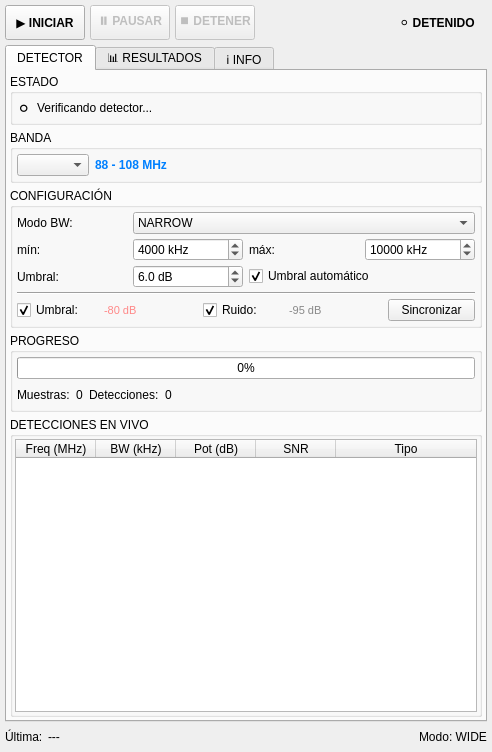
<?xml version="1.0" encoding="UTF-8"?>
<ui version="4.0">
 <class>DockWidget</class>
 <widget class="QDockWidget" name="DockWidget">
  <property name="geometry">
   <rect>
    <x>0</x>
    <y>0</y>
    <width>492</width>
    <height>752</height>
   </rect>
  </property>
  <property name="windowTitle">
   <string>DETECTOR DE SEÑALES</string>
  </property>
  <widget class="QWidget" name="dockWidgetContents">
   <layout class="QVBoxLayout" name="verticalLayout_2">
    <property name="spacing">
     <number>5</number>
    </property>
    <property name="leftMargin">
     <number>5</number>
    </property>
    <property name="topMargin">
     <number>5</number>
    </property>
    <property name="rightMargin">
     <number>5</number>
    </property>
    <property name="bottomMargin">
     <number>5</number>
    </property>
    <item>
     <widget class="QWidget" name="widget_control_panel" native="true">
      <layout class="QHBoxLayout" name="horizontalLayout_control">
       <property name="spacing">
        <number>5</number>
       </property>
       <property name="leftMargin">
        <number>0</number>
       </property>
       <property name="topMargin">
        <number>0</number>
       </property>
       <property name="rightMargin">
        <number>0</number>
       </property>
       <property name="bottomMargin">
        <number>0</number>
       </property>
       <item>
        <widget class="QPushButton" name="pushButton_start">
         <property name="minimumSize">
          <size>
           <width>0</width>
           <height>35</height>
          </size>
         </property>
         <property name="font">
          <font>
           <weight>75</weight>
           <bold>true</bold>
          </font>
         </property>
         <property name="text">
          <string>▶ INICIAR</string>
         </property>
        </widget>
       </item>
       <item>
        <widget class="QPushButton" name="pushButton_pause">
         <property name="enabled">
          <bool>false</bool>
         </property>
         <property name="minimumSize">
          <size>
           <width>0</width>
           <height>35</height>
          </size>
         </property>
         <property name="font">
          <font>
           <weight>75</weight>
           <bold>true</bold>
          </font>
         </property>
         <property name="text">
          <string>⏸ PAUSAR</string>
         </property>
        </widget>
       </item>
       <item>
        <widget class="QPushButton" name="pushButton_stop">
         <property name="enabled">
          <bool>false</bool>
         </property>
         <property name="minimumSize">
          <size>
           <width>0</width>
           <height>35</height>
          </size>
         </property>
         <property name="font">
          <font>
           <weight>75</weight>
           <bold>true</bold>
          </font>
         </property>
         <property name="text">
          <string>⏹ DETENER</string>
         </property>
        </widget>
       </item>
       <item>
        <spacer name="horizontalSpacer_control">
         <property name="orientation">
          <enum>Qt::Horizontal</enum>
         </property>
         <property name="sizeHint" stdset="0">
          <size>
           <width>40</width>
           <height>20</height>
          </size>
         </property>
        </spacer>
       </item>
       <item>
        <widget class="QLabel" name="label_status">
         <property name="minimumSize">
          <size>
           <width>100</width>
           <height>0</height>
          </size>
         </property>
         <property name="font">
          <font>
           <weight>75</weight>
           <bold>true</bold>
          </font>
         </property>
         <property name="text">
          <string>⚪ DETENIDO</string>
         </property>
         <property name="alignment">
          <set>Qt::AlignCenter</set>
         </property>
        </widget>
       </item>
      </layout>
     </widget>
    </item>
    <item>
     <widget class="QTabWidget" name="tabWidget">
      <property name="currentIndex">
       <number>0</number>
      </property>
      <widget class="QWidget" name="tab_scan">
       <attribute name="title">
        <string>DETECTOR</string>
       </attribute>
       <layout class="QVBoxLayout" name="verticalLayout_scan">
        <property name="spacing">
         <number>5</number>
        </property>
        <property name="leftMargin">
         <number>3</number>
        </property>
        <property name="topMargin">
         <number>3</number>
        </property>
        <property name="rightMargin">
         <number>3</number>
        </property>
        <property name="bottomMargin">
         <number>3</number>
        </property>
        <item>
         <widget class="QGroupBox" name="groupBox_status">
          <property name="title">
           <string>ESTADO</string>
          </property>
          <layout class="QHBoxLayout" name="horizontalLayout_status">
           <property name="leftMargin">
            <number>4</number>
           </property>
           <property name="topMargin">
            <number>4</number>
           </property>
           <property name="rightMargin">
            <number>4</number>
           </property>
           <property name="bottomMargin">
            <number>4</number>
           </property>
           <item>
            <widget class="QLabel" name="label_inspector_icon">
             <property name="font">
              <font>
               <pointsize>12</pointsize>
              </font>
             </property>
             <property name="text">
              <string>⚪</string>
             </property>
            </widget>
           </item>
           <item>
            <widget class="QLabel" name="label_inspector_status">
             <property name="text">
              <string>Verificando detector...</string>
             </property>
            </widget>
           </item>
           <item>
            <spacer name="horizontalSpacer_status">
             <property name="orientation">
              <enum>Qt::Horizontal</enum>
             </property>
             <property name="sizeHint" stdset="0">
              <size>
               <width>40</width>
               <height>20</height>
              </size>
             </property>
            </spacer>
           </item>
          </layout>
         </widget>
        </item>
        <item>
         <widget class="QGroupBox" name="groupBox_band">
          <property name="title">
           <string>BANDA</string>
          </property>
          <layout class="QHBoxLayout" name="horizontalLayout_band">
           <property name="leftMargin">
            <number>4</number>
           </property>
           <property name="topMargin">
            <number>4</number>
           </property>
           <property name="rightMargin">
            <number>4</number>
           </property>
           <property name="bottomMargin">
            <number>4</number>
           </property>
           <item>
            <widget class="QComboBox" name="comboBox_band"/>
           </item>
           <item>
            <widget class="QLabel" name="label_range">
             <property name="styleSheet">
              <string notr="true">font-weight: bold; color: #0080ff;</string>
             </property>
             <property name="text">
              <string>88 - 108 MHz</string>
             </property>
            </widget>
           </item>
           <item>
            <spacer name="horizontalSpacer_band">
             <property name="orientation">
              <enum>Qt::Horizontal</enum>
             </property>
             <property name="sizeHint" stdset="0">
              <size>
               <width>40</width>
               <height>20</height>
              </size>
             </property>
            </spacer>
           </item>
          </layout>
         </widget>
        </item>
        <item>
         <widget class="QGroupBox" name="groupBox_config">
          <property name="title">
           <string>CONFIGURACIÓN</string>
          </property>
          <layout class="QGridLayout" name="gridLayout_config">
           <property name="leftMargin">
            <number>4</number>
           </property>
           <property name="topMargin">
            <number>4</number>
           </property>
           <property name="rightMargin">
            <number>4</number>
           </property>
           <property name="bottomMargin">
            <number>4</number>
           </property>
           <property name="horizontalSpacing">
            <number>6</number>
           </property>
           <property name="verticalSpacing">
            <number>4</number>
           </property>
           <item row="0" column="0">
            <widget class="QLabel" name="label_mode_title">
             <property name="text">
              <string>Modo BW:</string>
             </property>
            </widget>
           </item>
           <item row="0" column="1" colspan="3">
            <widget class="QComboBox" name="comboBox_mode">
             <item>
              <property name="text">
               <string>NARROW</string>
              </property>
             </item>
             <item>
              <property name="text">
               <string>MEDIUM</string>
              </property>
             </item>
             <item>
              <property name="text">
               <string>WIDE</string>
              </property>
             </item>
             <item>
              <property name="text">
               <string>CUSTOM</string>
              </property>
             </item>
            </widget>
           </item>
           <item row="1" column="0">
            <widget class="QLabel" name="label_min_bw_title">
             <property name="text">
              <string>mín:</string>
             </property>
            </widget>
           </item>
           <item row="1" column="1">
            <widget class="QSpinBox" name="spinBox_min_bw">
             <property name="suffix">
              <string> kHz</string>
             </property>
             <property name="minimum">
              <number>10</number>
             </property>
             <property name="maximum">
              <number>10000</number>
             </property>
             <property name="value">
              <number>4000</number>
             </property>
            </widget>
           </item>
           <item row="1" column="2">
            <widget class="QLabel" name="label_max_bw_title">
             <property name="text">
              <string>máx:</string>
             </property>
            </widget>
           </item>
           <item row="1" column="3">
            <widget class="QSpinBox" name="spinBox_max_bw">
             <property name="suffix">
              <string> kHz</string>
             </property>
             <property name="minimum">
              <number>20</number>
             </property>
             <property name="maximum">
              <number>20000</number>
             </property>
             <property name="value">
              <number>10000</number>
             </property>
            </widget>
           </item>
           <item row="2" column="0">
            <widget class="QLabel" name="label_threshold_title">
             <property name="text">
              <string>Umbral:</string>
             </property>
            </widget>
           </item>
           <item row="2" column="1">
            <widget class="QDoubleSpinBox" name="doubleSpinBox_threshold">
             <property name="suffix">
              <string> dB</string>
             </property>
             <property name="decimals">
              <number>1</number>
             </property>
             <property name="minimum">
              <double>1.000000000000000</double>
             </property>
             <property name="maximum">
              <double>30.000000000000000</double>
             </property>
             <property name="value">
              <double>6.000000000000000</double>
             </property>
            </widget>
           </item>
           <item row="2" column="2" colspan="2">
            <widget class="QCheckBox" name="checkBox_auto_threshold">
             <property name="text">
              <string>Umbral automático</string>
             </property>
             <property name="checked">
              <bool>true</bool>
             </property>
            </widget>
           </item>
           <item row="3" column="0" colspan="4">
            <widget class="Line" name="line_separator">
             <property name="frameShadow">
              <enum>QFrame::Sunken</enum>
             </property>
             <property name="orientation">
              <enum>Qt::Horizontal</enum>
             </property>
            </widget>
           </item>
           <item row="4" column="0" colspan="4">
            <layout class="QHBoxLayout" name="horizontalLayout_visualization" stretch="0,0,0,0,0,0,0">
             <item>
              <widget class="QCheckBox" name="checkBox_show_threshold">
               <property name="text">
                <string>Umbral:</string>
               </property>
               <property name="checked">
                <bool>true</bool>
               </property>
              </widget>
             </item>
             <item>
              <widget class="QLabel" name="label_threshold_value">
               <property name="styleSheet">
                <string notr="true">color: #ff8888; font-size: 8pt;</string>
               </property>
               <property name="text">
                <string>-80 dB</string>
               </property>
              </widget>
             </item>
             <item>
              <spacer name="horizontalSpacer_mid1">
               <property name="orientation">
                <enum>Qt::Horizontal</enum>
               </property>
               <property name="sizeType">
                <enum>QSizePolicy::Fixed</enum>
               </property>
               <property name="sizeHint" stdset="0">
                <size>
                 <width>12</width>
                 <height>20</height>
                </size>
               </property>
              </spacer>
             </item>
             <item>
              <widget class="QCheckBox" name="checkBox_show_noise">
               <property name="text">
                <string>Ruido:</string>
               </property>
               <property name="checked">
                <bool>true</bool>
               </property>
              </widget>
             </item>
             <item>
              <widget class="QLabel" name="label_noise_value">
               <property name="styleSheet">
                <string notr="true">color: #888888; font-size: 8pt;</string>
               </property>
               <property name="text">
                <string>-95 dB</string>
               </property>
              </widget>
             </item>
             <item>
              <spacer name="horizontalSpacer_mid2">
               <property name="orientation">
                <enum>Qt::Horizontal</enum>
               </property>
               <property name="sizeType">
                <enum>QSizePolicy::Fixed</enum>
               </property>
               <property name="sizeHint" stdset="0">
                <size>
                 <width>12</width>
                 <height>20</height>
                </size>
               </property>
              </spacer>
             </item>
             <item>
              <widget class="QPushButton" name="pushButton_sync_values">
               <property name="toolTip">
                <string>Actualizar valores del detector</string>
               </property>
               <property name="text">
                <string>Sincronizar</string>
               </property>
              </widget>
             </item>
            </layout>
           </item>
          </layout>
         </widget>
        </item>
        <item>
         <widget class="QGroupBox" name="groupBox_progress">
          <property name="title">
           <string>PROGRESO</string>
          </property>
          <layout class="QVBoxLayout" name="verticalLayout_progress">
           <property name="leftMargin">
            <number>4</number>
           </property>
           <property name="topMargin">
            <number>4</number>
           </property>
           <property name="rightMargin">
            <number>4</number>
           </property>
           <property name="bottomMargin">
            <number>4</number>
           </property>
           <item>
            <widget class="QProgressBar" name="progressBar">
             <property name="value">
              <number>0</number>
             </property>
            </widget>
           </item>
           <item>
            <layout class="QHBoxLayout" name="horizontalLayout_stats">
             <item>
              <widget class="QLabel" name="label_samples_title">
               <property name="text">
                <string>Muestras:</string>
               </property>
              </widget>
             </item>
             <item>
              <widget class="QLabel" name="label_samples">
               <property name="text">
                <string>0</string>
               </property>
              </widget>
             </item>
             <item>
              <widget class="QLabel" name="label_detections_title">
               <property name="text">
                <string>Detecciones:</string>
               </property>
              </widget>
             </item>
             <item>
              <widget class="QLabel" name="label_detections">
               <property name="text">
                <string>0</string>
               </property>
              </widget>
             </item>
             <item>
              <spacer name="horizontalSpacer_stats">
               <property name="orientation">
                <enum>Qt::Horizontal</enum>
               </property>
               <property name="sizeHint" stdset="0">
                <size>
                 <width>40</width>
                 <height>20</height>
                </size>
               </property>
              </spacer>
             </item>
            </layout>
           </item>
          </layout>
         </widget>
        </item>
        <item>
         <widget class="QGroupBox" name="groupBox_live">
          <property name="title">
           <string>DETECCIONES EN VIVO</string>
          </property>
          <layout class="QVBoxLayout" name="verticalLayout_live">
           <property name="leftMargin">
            <number>2</number>
           </property>
           <property name="topMargin">
            <number>2</number>
           </property>
           <property name="rightMargin">
            <number>2</number>
           </property>
           <property name="bottomMargin">
            <number>2</number>
           </property>
           <item>
            <widget class="QTableWidget" name="tableWidget_live">
             <property name="sizePolicy">
              <sizepolicy hsizetype="Expanding" vsizetype="Expanding">
               <horstretch>1</horstretch>
               <verstretch>1</verstretch>
              </sizepolicy>
             </property>
             <property name="minimumSize">
              <size>
               <width>0</width>
               <height>120</height>
              </size>
             </property>
             <property name="contextMenuPolicy">
              <enum>Qt::CustomContextMenu</enum>
             </property>
             <property name="alternatingRowColors">
              <bool>true</bool>
             </property>
             <property name="selectionBehavior">
              <enum>QAbstractItemView::SelectRows</enum>
             </property>
             <property name="verticalScrollMode">
              <enum>QAbstractItemView::ScrollPerPixel</enum>
             </property>
             <property name="horizontalScrollMode">
              <enum>QAbstractItemView::ScrollPerPixel</enum>
             </property>
             <attribute name="horizontalHeaderMinimumSectionSize">
              <number>60</number>
             </attribute>
             <attribute name="horizontalHeaderDefaultSectionSize">
              <number>80</number>
             </attribute>
             <attribute name="horizontalHeaderStretchLastSection">
              <bool>true</bool>
             </attribute>
             <column>
              <property name="text">
               <string>Freq (MHz)</string>
              </property>
             </column>
             <column>
              <property name="text">
               <string>BW (kHz)</string>
              </property>
             </column>
             <column>
              <property name="text">
               <string>Pot (dB)</string>
              </property>
             </column>
             <column>
              <property name="text">
               <string>SNR</string>
              </property>
             </column>
             <column>
              <property name="text">
               <string>Tipo</string>
              </property>
             </column>
            </widget>
           </item>
          </layout>
         </widget>
        </item>
       </layout>
      </widget>
      <widget class="QWidget" name="tab_results">
       <attribute name="title">
        <string>📊 RESULTADOS</string>
       </attribute>
       <layout class="QVBoxLayout" name="verticalLayout_results">
        <property name="spacing">
         <number>3</number>
        </property>
        <property name="leftMargin">
         <number>3</number>
        </property>
        <property name="topMargin">
         <number>3</number>
        </property>
        <property name="rightMargin">
         <number>3</number>
        </property>
        <property name="bottomMargin">
         <number>3</number>
        </property>
        <item>
         <layout class="QHBoxLayout" name="horizontalLayout_results_controls">
          <item>
           <widget class="QPushButton" name="pushButton_clear">
            <property name="text">
             <string>🗑️ LIMPIAR</string>
            </property>
           </widget>
          </item>
          <item>
           <widget class="QPushButton" name="pushButton_export">
            <property name="text">
             <string>📤 EXPORTAR</string>
            </property>
           </widget>
          </item>
          <item>
           <widget class="QPushButton" name="pushButton_filter">
            <property name="text">
             <string>🔍 FILTRAR</string>
            </property>
           </widget>
          </item>
          <item>
           <spacer name="horizontalSpacer_results">
            <property name="orientation">
             <enum>Qt::Horizontal</enum>
            </property>
            <property name="sizeHint" stdset="0">
             <size>
              <width>40</width>
              <height>20</height>
             </size>
            </property>
           </spacer>
          </item>
          <item>
           <widget class="QLabel" name="label_count">
            <property name="font">
             <font>
              <weight>75</weight>
              <bold>true</bold>
             </font>
            </property>
            <property name="text">
             <string>0 detecciones</string>
            </property>
           </widget>
          </item>
         </layout>
        </item>
        <item>
         <widget class="QTableWidget" name="tableWidget_results">
          <property name="sizePolicy">
           <sizepolicy hsizetype="Expanding" vsizetype="Expanding">
            <horstretch>1</horstretch>
            <verstretch>1</verstretch>
           </sizepolicy>
          </property>
          <property name="contextMenuPolicy">
           <enum>Qt::CustomContextMenu</enum>
          </property>
          <property name="alternatingRowColors">
           <bool>true</bool>
          </property>
          <property name="selectionBehavior">
           <enum>QAbstractItemView::SelectRows</enum>
          </property>
          <property name="verticalScrollMode">
           <enum>QAbstractItemView::ScrollPerPixel</enum>
          </property>
          <property name="horizontalScrollMode">
           <enum>QAbstractItemView::ScrollPerPixel</enum>
          </property>
          <property name="sortingEnabled">
           <bool>true</bool>
          </property>
          <attribute name="horizontalHeaderMinimumSectionSize">
           <number>60</number>
          </attribute>
          <attribute name="horizontalHeaderDefaultSectionSize">
           <number>80</number>
          </attribute>
          <attribute name="horizontalHeaderStretchLastSection">
           <bool>true</bool>
          </attribute>
          <column>
           <property name="text">
            <string>Freq (MHz)</string>
           </property>
          </column>
          <column>
           <property name="text">
            <string>BW (kHz)</string>
           </property>
          </column>
          <column>
           <property name="text">
            <string>Pot (dB)</string>
           </property>
          </column>
          <column>
           <property name="text">
            <string>SNR</string>
           </property>
          </column>
          <column>
           <property name="text">
            <string>Tipo</string>
           </property>
          </column>
          <column>
           <property name="text">
            <string>Confianza</string>
           </property>
          </column>
          <column>
           <property name="text">
            <string>Hora</string>
           </property>
          </column>
         </widget>
        </item>
       </layout>
      </widget>
      <widget class="QWidget" name="tab_info">
       <attribute name="title">
        <string>ℹ️ INFO</string>
       </attribute>
       <layout class="QVBoxLayout" name="verticalLayout_info">
        <item>
         <widget class="QTextEdit" name="textEdit_info">
          <property name="readOnly">
           <bool>true</bool>
          </property>
          <property name="html">
           <string>&lt;!DOCTYPE HTML PUBLIC &quot;-//W3C//DTD HTML 4.0//EN&quot; &quot;http://www.w3.org/TR/REC-html40/strict.dtd&quot;&gt;
&lt;html&gt;&lt;head&gt;&lt;meta name=&quot;qrichtext&quot; content=&quot;1&quot; /&gt;&lt;style type=&quot;text/css&quot;&gt;
p, li { white-space: pre-wrap; }
&lt;/style&gt;&lt;/head&gt;&lt;body style=&quot; font-family:'Ubuntu'; font-size:11pt; font-weight:400; font-style:normal;&quot;&gt;
&lt;p style=&quot; margin-top:0px; margin-bottom:0px; margin-left:0px; margin-right:0px; -qt-block-indent:0; text-indent:0px;&quot;&gt;&lt;span style=&quot; font-family:'Sans Serif'; font-size:9pt; font-weight:600;&quot;&gt;Detector de Señales v1.0&lt;/span&gt;&lt;/p&gt;
&lt;p style=&quot; margin-top:0px; margin-bottom:0px; margin-left:0px; margin-right:0px; -qt-block-indent:0; text-indent:0px;&quot;&gt;&lt;span style=&quot; font-family:'Sans Serif'; font-size:9pt; font-weight:600;&quot;&gt;Uso:&lt;/span&gt;&lt;/p&gt;
&lt;ul style=&quot;margin-top: 0px; margin-bottom: 0px; margin-left: 0px; margin-right: 0px; -qt-list-indent: 1;&quot;&gt;&lt;li style=&quot; font-family:'Sans Serif'; font-size:9pt;&quot; style=&quot; margin-top:0px; margin-bottom:0px; margin-left:0px; margin-right:0px; -qt-block-indent:0; text-indent:0px;&quot;&gt;Selecciona una banda de frecuencias&lt;/li&gt;
&lt;li style=&quot; font-family:'Sans Serif'; font-size:9pt;&quot; style=&quot; margin-top:0px; margin-bottom:0px; margin-left:0px; margin-right:0px; -qt-block-indent:0; text-indent:0px;&quot;&gt;Configura el modo de detección (NARROW/MEDIUM/WIDE)&lt;/li&gt;
&lt;li style=&quot; font-family:'Sans Serif'; font-size:9pt;&quot; style=&quot; margin-top:0px; margin-bottom:0px; margin-left:0px; margin-right:0px; -qt-block-indent:0; text-indent:0px;&quot;&gt;Ajusta el umbral SNR o usa modo automático&lt;/li&gt;
&lt;li style=&quot; font-family:'Sans Serif'; font-size:9pt;&quot; style=&quot; margin-top:0px; margin-bottom:0px; margin-left:0px; margin-right:0px; -qt-block-indent:0; text-indent:0px;&quot;&gt;Presiona INICIAR para comenzar el escaneo&lt;/li&gt;&lt;/ul&gt;
&lt;p style=&quot; margin-top:0px; margin-bottom:0px; margin-left:0px; margin-right:0px; -qt-block-indent:0; text-indent:0px;&quot;&gt;&lt;span style=&quot; font-family:'Sans Serif'; font-size:9pt; font-weight:600;&quot;&gt;Visualización:&lt;/span&gt;&lt;/p&gt;
&lt;ul style=&quot;margin-top: 0px; margin-bottom: 0px; margin-left: 0px; margin-right: 0px; -qt-list-indent: 1;&quot;&gt;&lt;li style=&quot; font-family:'Sans Serif'; font-size:9pt;&quot; style=&quot; margin-top:0px; margin-bottom:0px; margin-left:0px; margin-right:0px; -qt-block-indent:0; text-indent:0px;&quot;&gt;Los checkboxes muestran/ocultan líneas en el espectro&lt;/li&gt;
&lt;li style=&quot; font-family:'Sans Serif'; font-size:9pt;&quot; style=&quot; margin-top:0px; margin-bottom:0px; margin-left:0px; margin-right:0px; -qt-block-indent:0; text-indent:0px;&quot;&gt;El botón sincroniza los valores mostrados&lt;/li&gt;
&lt;li style=&quot; font-family:'Sans Serif'; font-size:9pt;&quot; style=&quot; margin-top:0px; margin-bottom:0px; margin-left:0px; margin-right:0px; -qt-block-indent:0; text-indent:0px;&quot;&gt;Doble-click en detección: sintoniza esa frecuencia&lt;/li&gt;&lt;/ul&gt;&lt;/body&gt;&lt;/html&gt;</string>
          </property>
         </widget>
        </item>
       </layout>
      </widget>
     </widget>
    </item>
    <item>
     <widget class="QWidget" name="widget_status_bar" native="true">
      <layout class="QHBoxLayout" name="horizontalLayout_status_bar">
       <property name="spacing">
        <number>5</number>
       </property>
       <property name="leftMargin">
        <number>0</number>
       </property>
       <property name="topMargin">
        <number>0</number>
       </property>
       <property name="rightMargin">
        <number>0</number>
       </property>
       <property name="bottomMargin">
        <number>0</number>
       </property>
       <item>
        <widget class="QLabel" name="label_last_title">
         <property name="text">
          <string>Última:</string>
         </property>
        </widget>
       </item>
       <item>
        <widget class="QLabel" name="label_last">
         <property name="text">
          <string>---</string>
         </property>
        </widget>
       </item>
       <item>
        <spacer name="horizontalSpacer_status_bar">
         <property name="orientation">
          <enum>Qt::Horizontal</enum>
         </property>
         <property name="sizeHint" stdset="0">
          <size>
           <width>40</width>
           <height>20</height>
          </size>
         </property>
        </spacer>
       </item>
       <item>
        <widget class="QLabel" name="label_mode">
         <property name="text">
          <string>Modo: WIDE</string>
         </property>
        </widget>
       </item>
      </layout>
     </widget>
    </item>
   </layout>
  </widget>
 </widget>
 <tabstops>
  <tabstop>pushButton_start</tabstop>
  <tabstop>pushButton_pause</tabstop>
  <tabstop>pushButton_stop</tabstop>
  <tabstop>tabWidget</tabstop>
  <tabstop>comboBox_band</tabstop>
  <tabstop>comboBox_mode</tabstop>
  <tabstop>spinBox_min_bw</tabstop>
  <tabstop>spinBox_max_bw</tabstop>
  <tabstop>doubleSpinBox_threshold</tabstop>
  <tabstop>checkBox_auto_threshold</tabstop>
  <tabstop>checkBox_show_threshold</tabstop>
  <tabstop>checkBox_show_noise</tabstop>
  <tabstop>tableWidget_live</tabstop>
  <tabstop>pushButton_clear</tabstop>
  <tabstop>pushButton_export</tabstop>
  <tabstop>pushButton_filter</tabstop>
  <tabstop>tableWidget_results</tabstop>
  <tabstop>textEdit_info</tabstop>
 </tabstops>
 <resources/>
 <connections/>
</ui>
